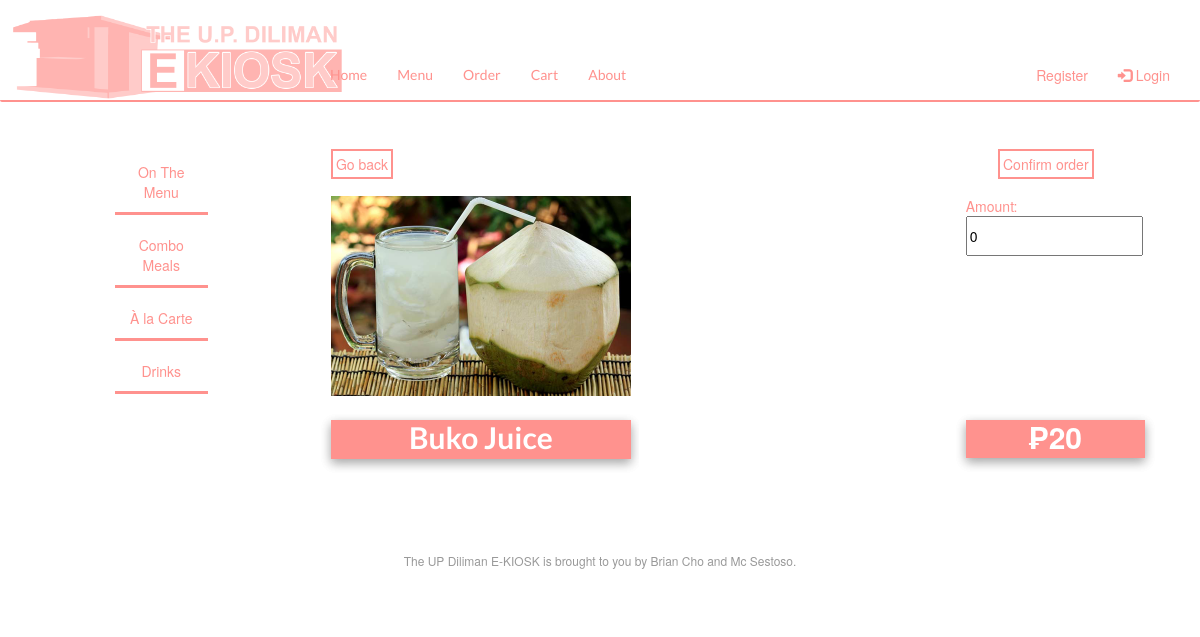
Page /menu/drinks/2/Buko Juice/ on the committed database.
### tables this page shows
CREATE TABLE "drinks" (
	"drinks_id"	INTEGER NOT NULL,
	"amount"	INTEGER NOT NULL,
	"price"	INTEGER NOT NULL,
	"drinks_type"	TEXT NOT NULL,
	"url"	TEXT,
	PRIMARY KEY("drinks_id")
);

### app.py (the view)
@app.route('/menu/drinks/<int:drinks_id>/<drinks_type>/')
def drinks(drinks_id,drinks_type):
    drinksid = read_drinks_by_id(drinks_id)
    meals = select_dict_meals()
    loginuser = select_dict_user()
    for users in loginuser:
        if 'user' not in session:
            if 'guest' in users['username']:
                username = users['username']
                user_id = users['user_id']
        elif 'user' in session:
            if users['username'] == session['user']:
                users['username']
                username = users['username']
                user_id = users['user_id']
    return render_template('drinks.html',drinks_id=drinks_id,drinks_type=drinks_type, drinksid=drinksid,
                           meals=meals,loginuser=loginuser,username=username,user_id=user_id)

### data.py (called while the page is built)
def connect_db(path):
    conn = sqlite3.connect(path)
    conn.row_factory = sqlite3.Row
    return (conn, conn.cursor())

def select_dict_user():
    conn, cur = connect_db(db_path)
    query = 'SELECT * FROM user'
    results = cur.execute(query,).fetchall()
    return results

def select_dict_meals():
    conn, cur = connect_db(db_path)
    query = 'SELECT * FROM meals'
    results = cur.execute(query,).fetchall()
    return results

def read_drinks_by_id(drinks_id):
    conn, cur = connect_db(db_path)
    query = 'SELECT * FROM drinks WHERE drinks_id=?'
    results = cur.execute(query, (drinks_id,)).fetchone()
    conn.close()
    return results

### templates/drinks.html (shortened to what this page needs)
{% extends 'base.html' %}
{% block content %}
{% include 'menusidebar.html' %}
<div class="grid-container">
  <div class="grid-item">
    <form action="/menu/drinks">
    <input class="custom-btn btn-11" type="submit" value="Go back" name="action" style="margin-right:80%;">
    </form>
  </div>
  <div class="grid-item"></div>
  <div class="grid-item"></div>
  <div class="grid-item">
    <form action="{{ url_for('mealprocessing') }}" method="post">
    <input class="custom-btn btn-11" type="submit" value="Confirm order" name="action">
  </div>
  <div class="grid-item">
  </div>
  <div class="grid-item"></div>
  <div class="grid-item"></div>
  <div class="grid-item">
  </div>
  <div class="grid-item">
      <img src="{{ url_for('static', filename=drinksid.url) }}" style="width:100%;">
  </div>
  <div class="grid-item"></div>
  <div class="grid-item">
  </div>
  <div class="grid-item">
        <div class="number"style="text-align:left;color:#ff928e;">
            Amount:
                <input type="number" min="1" value="{{ drinksid.amount }}" name="amount"
                       style="height:40px;color:black;" required>
        </div>
  </div>
  <div class="grid-item">
      <div class="w3-card-4" style="width:100%;background-color:#ff928e;">
    <h2> <label for="drinks_type" style="font-family:Lato;color:white;"> {{ drinksid.drinks_type|title }} </label> </h2>
  </div>
  </div>
  <div class="grid-item">
  </div>
  <div class="grid-item">
  </div>
  <div class="grid-item">
        <p style="margin-top:;font-family:Lato;font-size:50px;">
                <div class="w3-card-4" style="width:112%;background-color:#ff928e;">
    <h2><label for="drinks_price" style="color:white;"> ₱{{ drinksid.price }} </h2></label>
            </p>
  </div>
  </div>
</div>
{% endblock %}

### templates/drinks.html (style rules this page uses)
.w3-card-4,.w3-hover-shadow:hover { box-shadow:0 4px 10px 0 rgba(0,0,0,0.2),0 4px 10px 0 rgba(0,0,0,0.19) }
.btn-11 { overflow: hidden; transition: all 0.3s ease; border: solid; border-width:2px; border-color: #ff928e; color: #ff928e; padding: 3px 3px 3px 3px; background: none; }
.grid-container { margin-top: 2%; display: grid; height: 100%; padding: 2%; grid-template-columns: 300px 10px 300px 160px; grid-template-rows: 30px 10px 200px 120px; grid-gap: 1%; background-color:; }
.grid-item { background-color: white; text-align: center; }

### rows in the picture
drinks: url (picture), amount "0", drinks_type "Buko Juice", price "20"
